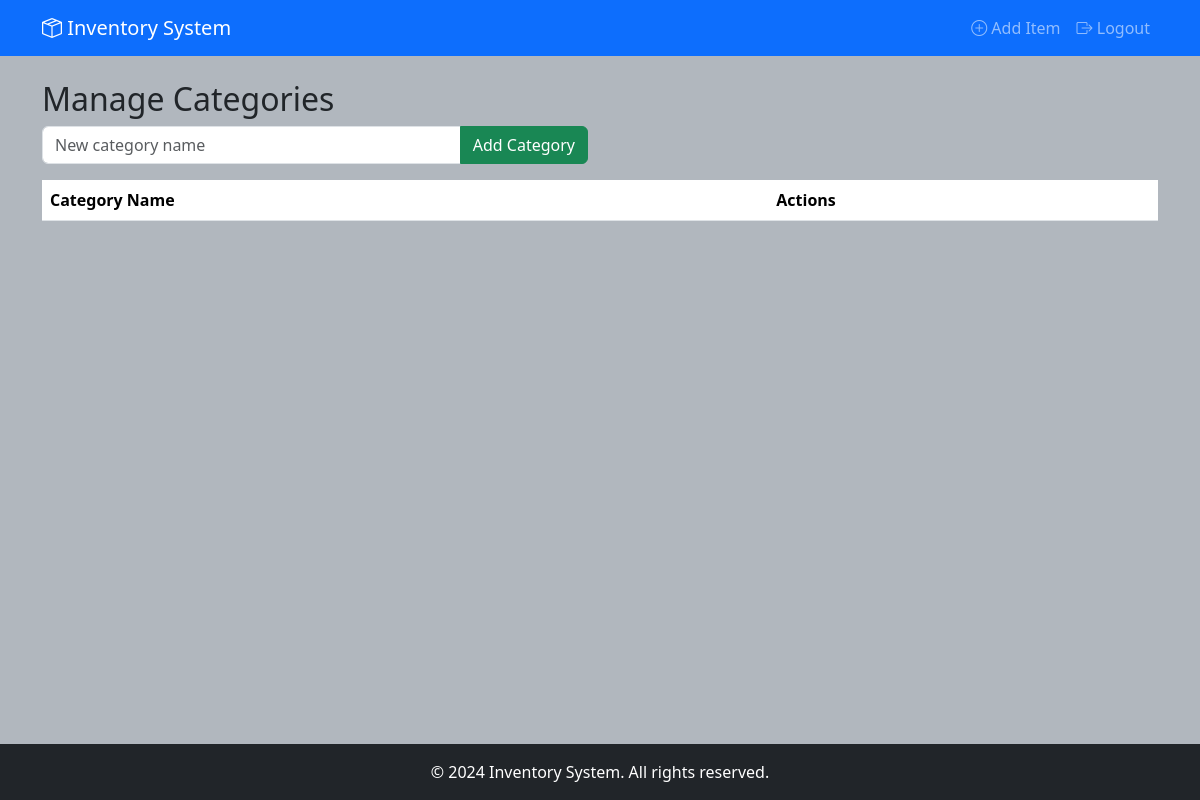
The app's page /categories (signed in), older data.
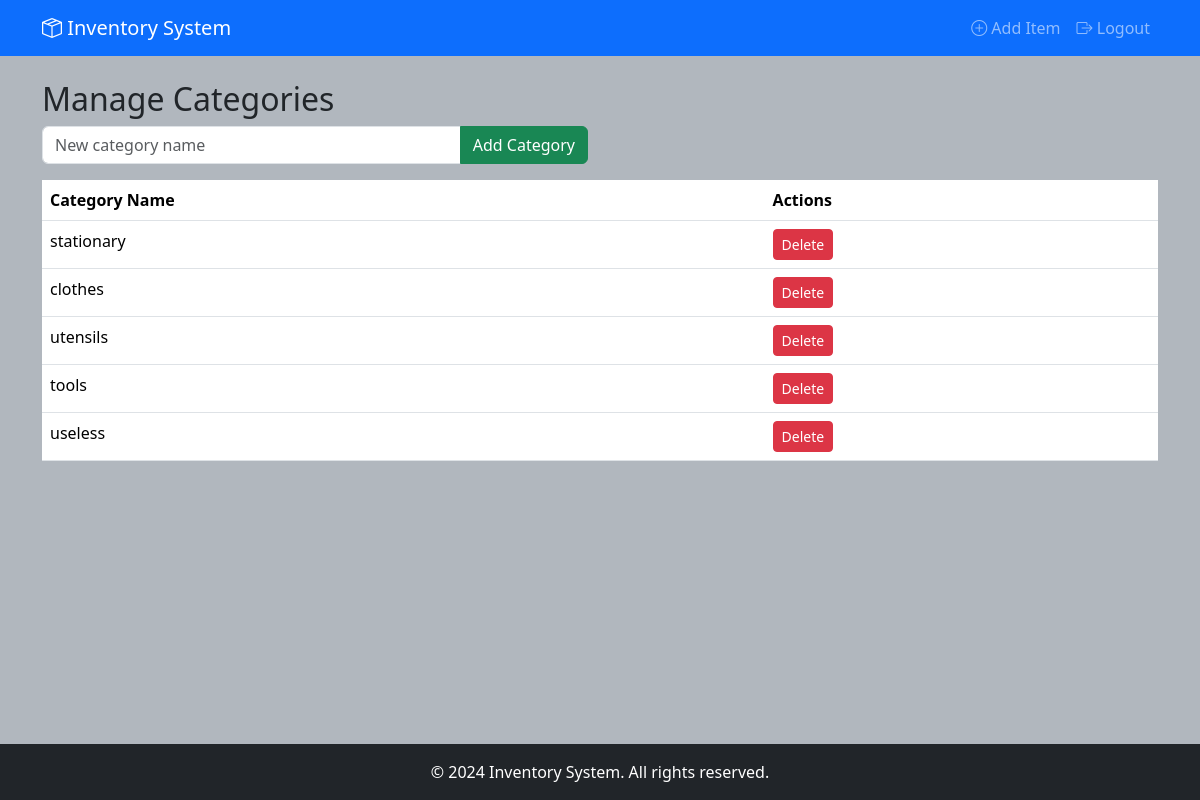
The same page, newer data.
### models.py (models this page shows)
class Category(db.Model):
    id = db.Column(db.Integer, primary_key=True)
    name = db.Column(db.String(50), unique=True, nullable=False)
    items = db.relationship('InventoryItem', backref='item_category', lazy=True)

### routes.py (the view)
@routes.route('/categories')
@login_required
def manage_categories():
    categories = Category.query.all()
    return render_template('categories.html', categories=categories)

### models.py (called while the page is built)
@login_manager.user_loader
def load_user(user_id):
    return User.query.get(int(user_id))

### templates/categories.html
{% extends 'base.html' %} {% block content %}
<h2>Manage Categories</h2>
<div class="row">
	<div class="col-md-6">
		<form method="POST" action="{{ url_for('routes.add_category') }}">
			<div class="input-group mb-3">
				<input
					type="text"
					name="name"
					class="form-control"
					placeholder="New category name"
					required
				/>
				<button type="submit" class="btn btn-success">Add Category</button>
			</div>
		</form>
	</div>
</div>
<table class="table">
	<thead>
		<tr>
			<th>Category Name</th>
			<th>Actions</th>
		</tr>
	</thead>
	<tbody>
		{% for cat in categories %}
		<tr>
			<td>{{ cat.name }}</td>
			<td>
				<a
					href="{{ url_for('routes.delete_category', id=cat.id) }}"
					class="btn btn-danger btn-sm"
					onclick="return confirm('Delete this category?')"
				>
					Delete
				</a>
			</td>
		</tr>
		{% endfor %}
	</tbody>
</table>
{% endblock %}

### templates/base.html (shortened to what this page needs)
<!DOCTYPE html>
<html lang="en">
<head>
    <link href="https://cdn.jsdelivr.net/npm/bootstrap@5.3.2/dist/css/bootstrap.min.css" rel="stylesheet">
    <link rel="stylesheet" href="https://cdn.jsdelivr.net/npm/bootstrap-icons@1.11.1/font/bootstrap-icons.css">
    <link rel="stylesheet" href="{{ url_for('static', filename='css/style.css') }}">
</head>
<body class="d-flex flex-column min-vh-100">
    <header>
        <nav class="navbar navbar-expand-lg navbar-dark bg-primary">
            <div class="container">
                <a class="navbar-brand" href="{{ url_for('routes.dashboard') }}">
                    <i class="bi bi-box-seam"></i> Inventory System
                </a>
                <div class="collapse navbar-collapse" id="navbarNav">
                    <ul class="navbar-nav ms-auto">
                        {% if current_user.is_authenticated %}
                        <li class="nav-item">
                            <a class="nav-link" href="{{ url_for('routes.add_item') }}">
                                <i class="bi bi-plus-circle"></i> Add Item
                            </a>
                        </li>
                        <li class="nav-item">
                            <a class="nav-link" href="{{ url_for('routes.logout') }}">
                                <i class="bi bi-box-arrow-right"></i> Logout
                            </a>
                        </li>
                        {% else %}
                        <li class="nav-item">
                            <a class="nav-link" href="{{ url_for('routes.login') }}">
                                <i class="bi bi-box-arrow-in-right"></i> Login
                            </a>
                        </li>
                        {% endif %}
                    </ul>
                </div>
            </div>
        </nav>
    </header>
    <main class="flex-grow-1">
        <div class="container mt-4">
            {% block content %}{% endblock %}
        </div>
    </main>
    <footer class="bg-dark text-white mt-auto py-3">
        <div class="container text-center">
            &copy; 2024 Inventory System. All rights reserved.
        </div>
    </footer>
</body>
</html>

### static/css/style.css (style rules this page uses)
body { background-color: #b1b7be; }

Row changes from the older to the newer data that the page shows:
added Category: name "stationary"
added Category: name "clothes"
added Category: name "utensils"
added Category: name "tools"
added Category: name "useless"
